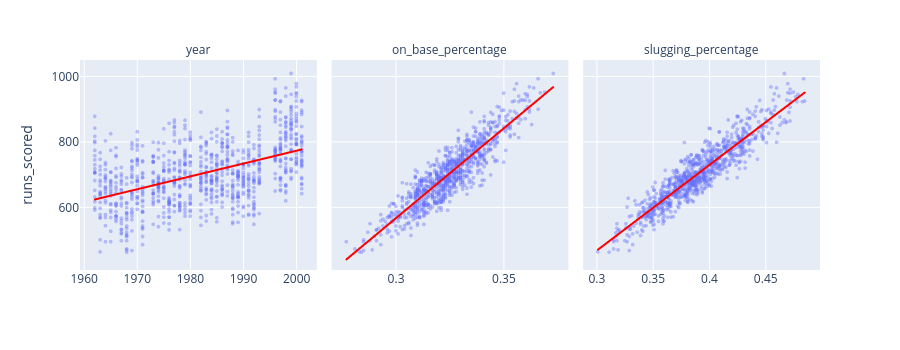

Here is the notebook cell this chart was saved with:
### Markdown cell above
### 📊 Visualise each variable against runs scored
A picture often shows the problem faster than a summary table. Each mini-plot shows one variable against `runs_scored`, with a red best-fit line.

👀 **Look for:** which plots show a sensible, real-world relationship between a **player skill** and runs (`on_base_percentage`, `slugging_percentage`, `batting_average`)?

Notice that `runs_diff` and `runs_allowed` each look only loosely related to `runs_scored` on their own. The leakage comes from using them **together**: `runs_scored = runs_diff + runs_allowed` exactly. No single scatter plot can show that, which is why the regression looked perfect even though none of these plots do.

### Code cell
# Reshape to long format: one row per (variable, value) pair, so each variable gets its own panel
plot_df = df.melt(id_vars='runs_scored', value_vars=['year', 'on_base_percentage', 'slugging_percentage'])

fig = px.scatter(plot_df, x='value', y='runs_scored', facet_col='variable',
                 trendline='ols', trendline_color_override='red', opacity=0.4, height=350)
fig.update_traces(marker_size=4)
fig.update_xaxes(matches=None, title_text='')  # each variable gets its own x-axis scale
fig.for_each_annotation(lambda a: a.update(text=a.text.split('=')[1]))  # 'variable=year' -> 'year'
fig.show()

### Figure 1 — Plotly figure (JSON) as saved in the notebook; plotly's stock layout.template omitted (floating-point values rounded to 4 significant figures; data arrays with more than 128 entries replaced by an {"elided": "..."} marker saying what was removed)
{"data": [{"hovertemplate": "variable=year<br>value=%{x}<br>runs_scored=%{y}<extra></extra>", "legendgroup": "", "marker": {"color": "#636efa", "opacity": 0.4, "size": 4, "symbol": "circle"}, "mode": "markers", "name": "", "showlegend": false, "type": "scattergl", "x": {"elided": "902 float values"}, "xaxis": "x", "y": {"elided": "902 int values"}, "yaxis": "y"}, {"hovertemplate": "<b>OLS trendline</b><br>runs_scored = 3.92025 * value + -7067.54<br>R<sup>2</sup>=0.235712<br><br>variable=year<br>value=%{x}<br>runs_scored=%{y} <b>(trend)</b><extra></extra>", "legendgroup": "", "line": {"color": "red"}, "marker": {"color": "#636efa", "size": 4, "symbol": "circle"}, "mode": "lines", "name": "", "showlegend": false, "type": "scattergl", "x": {"elided": "902 float values"}, "xaxis": "x", "y": {"elided": "902 float values"}, "yaxis": "y"}, {"hovertemplate": "variable=on_base_percentage<br>value=%{x}<br>runs_scored=%{y}<extra></extra>", "legendgroup": "", "marker": {"color": "#636efa", "opacity": 0.4, "size": 4, "symbol": "circle"}, "mode": "markers", "name": "", "showlegend": false, "type": "scattergl", "x": {"elided": "902 float values"}, "xaxis": "x2", "y": {"elided": "902 int values"}, "yaxis": "y2"}, {"hovertemplate": "<b>OLS trendline</b><br>runs_scored = 5486.3 * value + -1079.02<br>R<sup>2</sup>=0.818861<br><br>variable=on_base_percentage<br>value=%{x}<br>runs_scored=%{y} <b>(trend)</b><extra></extra>", "legendgroup": "", "line": {"color": "red"}, "marker": {"color": "#636efa", "size": 4, "symbol": "circle"}, "mode": "lines", "name": "", "showlegend": false, "type": "scattergl", "x": {"elided": "902 float values"}, "xaxis": "x2", "y": {"elided": "902 float values"}, "yaxis": "y2"}, {"hovertemplate": "variable=slugging_percentage<br>value=%{x}<br>runs_scored=%{y}<extra></extra>", "legendgroup": "", "marker": {"color": "#636efa", "opacity": 0.4, "size": 4, "symbol": "circle"}, "mode": "markers", "name": "", "showlegend": false, "type": "scattergl", "x": {"elided": "902 float values"}, "xaxis": "x3", "y": {"elided": "902 int values"}, "yaxis": "y3"}, {"hovertemplate": "<b>OLS trendline</b><br>runs_scored = 2610.88 * value + -315.512<br>R<sup>2</sup>=0.858188<br><br>variable=slugging_percentage<br>value=%{x}<br>runs_scored=%{y} <b>(trend)</b><extra></extra>", "legendgroup": "", "line": {"color": "red"}, "marker": {"color": "#636efa", "size": 4, "symbol": "circle"}, "mode": "lines", "name": "", "showlegend": false, "type": "scattergl", "x": {"elided": "902 float values"}, "xaxis": "x3", "y": {"elided": "902 float values"}, "yaxis": "y3"}], "layout": {"annotations": [{"font": {}, "showarrow": false, "text": "year", "x": 0.16, "xanchor": "center", "xref": "paper", "y": 1, "yanchor": "bottom", "yref": "paper"}, {"font": {}, "showarrow": false, "text": "on_base_percentage", "x": 0.5, "xanchor": "center", "xref": "paper", "y": 1, "yanchor": "bottom", "yref": "paper"}, {"font": {}, "showarrow": false, "text": "slugging_percentage", "x": 0.84, "xanchor": "center", "xref": "paper", "y": 1, "yanchor": "bottom", "yref": "paper"}], "height": 350, "legend": {"tracegroupgap": 0}, "margin": {"t": 60}, "xaxis": {"anchor": "y", "domain": [0, 0.32], "title": {"text": ""}}, "xaxis2": {"anchor": "y2", "domain": [0.34, 0.66], "title": {"text": ""}}, "xaxis3": {"anchor": "y3", "domain": [0.68, 1.0], "title": {"text": ""}}, "yaxis": {"anchor": "x", "domain": [0, 1], "title": {"text": "runs_scored"}}, "yaxis2": {"anchor": "x2", "domain": [0, 1], "matches": "y", "showticklabels": false}, "yaxis3": {"anchor": "x3", "domain": [0, 1], "matches": "y", "showticklabels": false}}}
